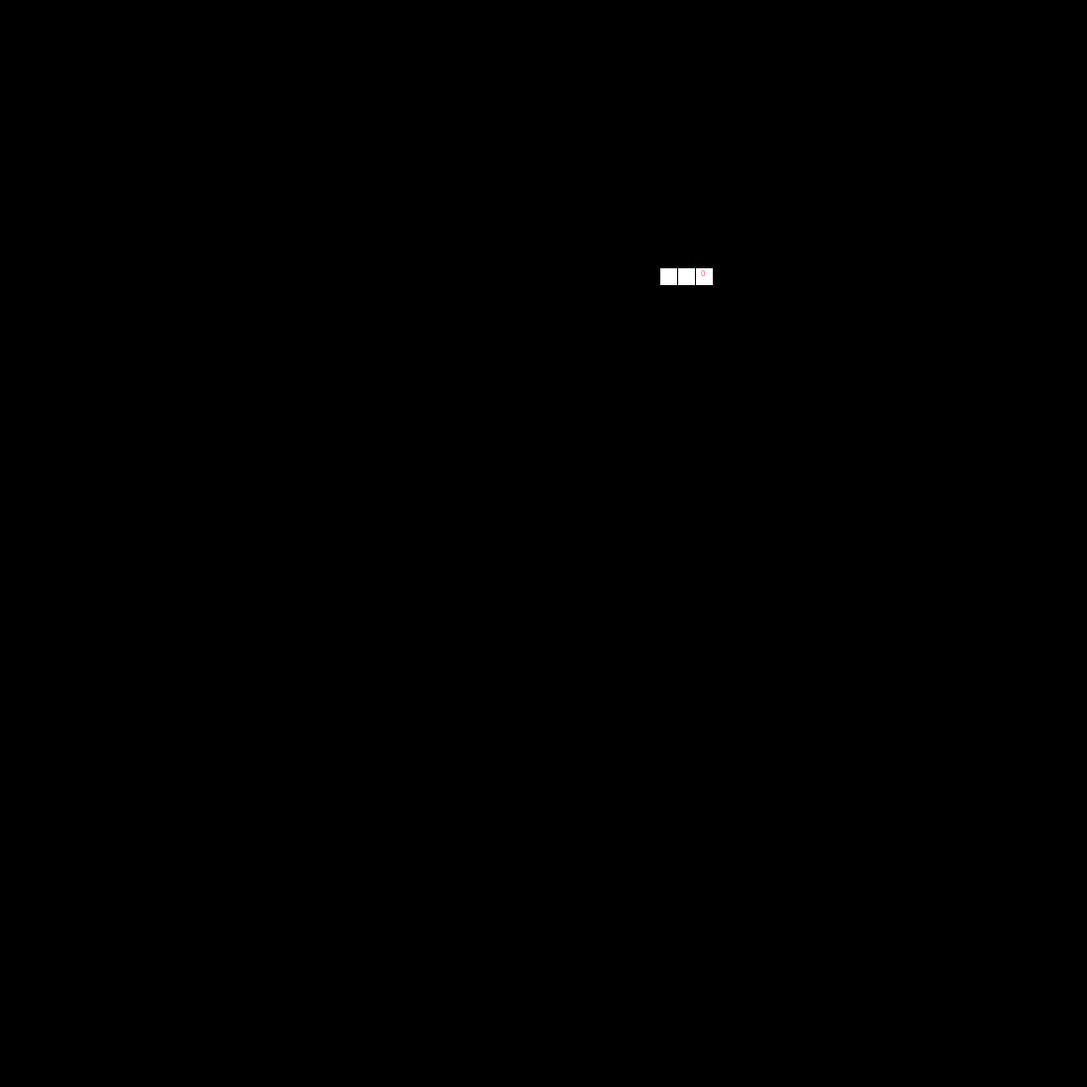
Frame 1 (no input)
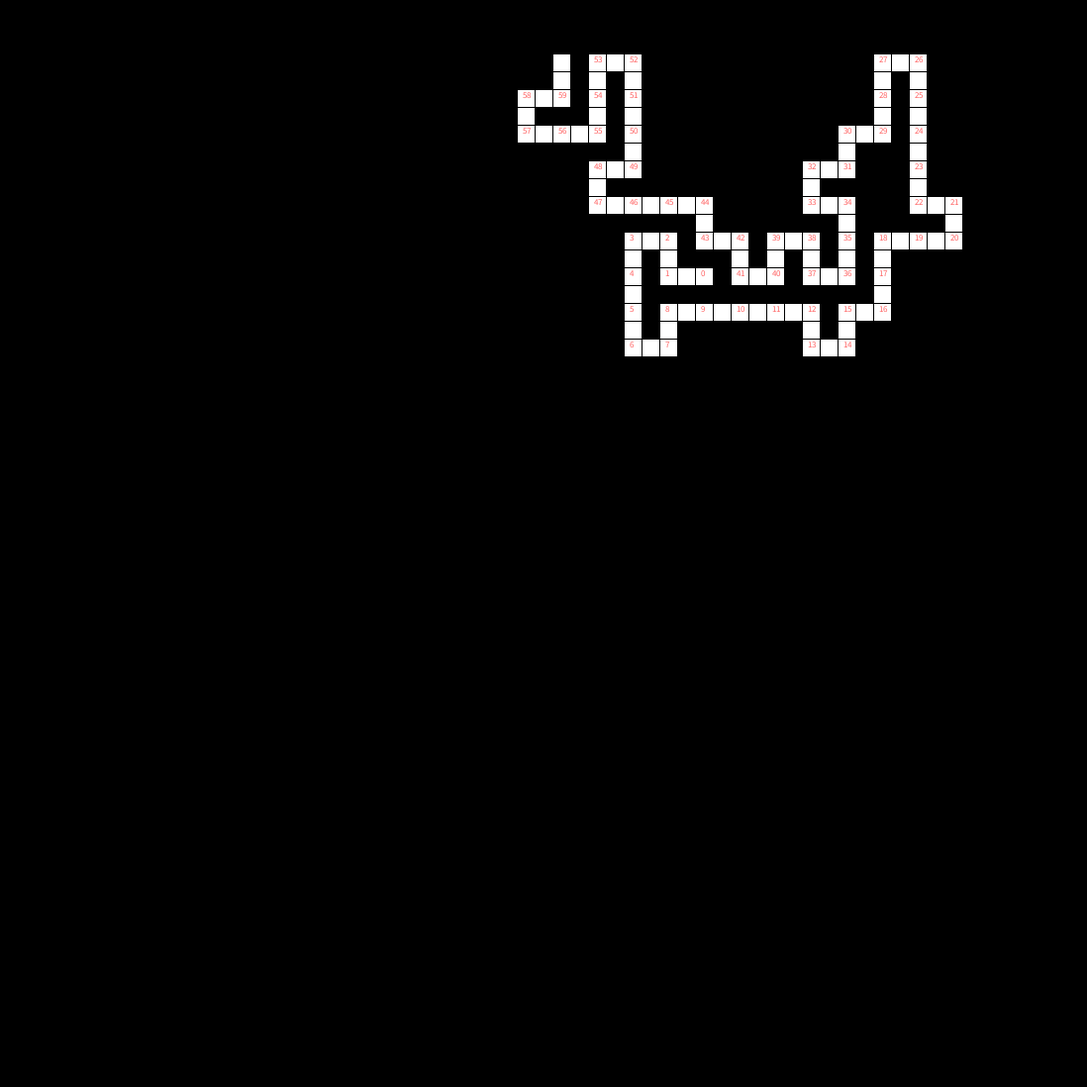
Frame 60 (the mouse pressed at the canvas centre just before this capture)
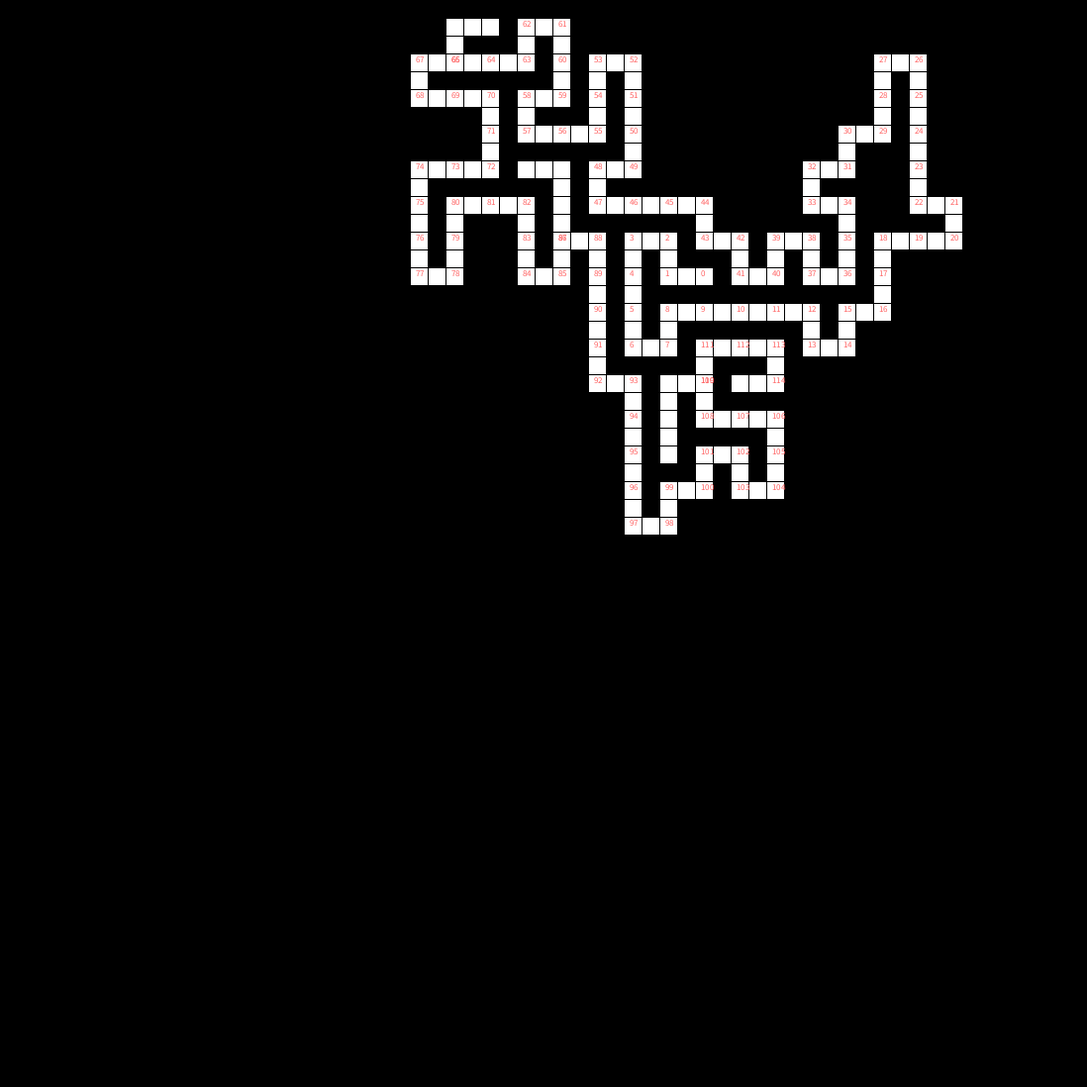
Frame 120 (the mouse held since frame 60 and released just before this capture)

The Processing sketch that drew these frames (run headless with seeded random() and noise(); from frame 60 on, the mouse is pressed at the canvas centre):

// Processing sketch: meiro
// ── meiro.pde
int len = 61;//21×21

boolean[][] road = new boolean[len][len];
Position p;
ArrayList<Position> b = new ArrayList<Position>();
float bs = 1100/len;
int s = int(bs*len);
void settings(){
  size(s,s);
}
void setup() {
  for (int i = 0; i<len; i++) {
    for (int j = 0; j<len; j++) {
      road[i][j] = false;
    }
  }
  p = new Position(OddIntRandom(0, len), OddIntRandom(0, len));
  road[p.x][p.y] = true;
  frameRate(90);
}

void draw() {
  background(0);
  do {

    dig();

    if (!p.success&&b.size() == 1) {
      noLoop();
      noStroke();
      for (int i = 0; i<len; i++) {
        for (int j = 0; j<len; j++) {
          fill(200,160,80);
          if (!road[i][j])rect(i*bs, j*bs, bs, bs);
          fill(255);
        }
      }
      println(bs);
      break;
    }
  } while (!p.success);
  for (int i = 0; i<len; i++) {
    for (int j = 0; j<len; j++) {
      if (road[i][j])rect(i*bs, j*bs, bs, bs);
    }
  }
  fill(255, 100, 100);
  textSize(bs/2);
  for (int i = 0; i<b.size(); i++) {
    text(i, bs*b.get(i).x+bs/3, bs*b.get(i).y+bs/2);
  }
  fill(255);
}

// ── Functions.pde
int OddIntRandom(int min, int max) {
  int num = int(random(min, max));
  while (num%2 == 0) {
    num = int(random(min, max));
  }
  return num;
}

void way(int n) {
  switch(n) {
  case 0:
    p.up();
    if (!p.success)p.right();
    if (!p.success)p.down();
    if (!p.success)p.left();
    break;
  case 1:
    p.right();
    if (!p.success)p.down();
    if (!p.success)p.left();
    if (!p.success)p.up();
    break;
  case 2:
    p.down();
    if (!p.success)p.left();
    if (!p.success)p.up();
    if (!p.success)p.right();
    break;
  case 3:
    p.left();
    if (!p.success)p.up();
    if (!p.success)p.right();
    if (!p.success)p.down();
    break;
  }
}

void dig() {

  way(int(random(0, 3.9)));

  if (!p.success) {
    if (b.size()!=1) {
      b.remove(b.size()-1);
      p.x = b.get(b.size()-1).x;
      p.y = b.get(b.size()-1).y;
    }
    println(b.size());
  }
}

// ── Position.pde
class Position {
    int x, y;
    boolean success = false;
    Position(int _x, int _y) {
      x = _x;
      y = _y;
    }

    int x() {
      return x;
    }
    int y() {
      return y;
    }

    void up() {
      success = false;
      if (y<3)return ;
      if (road[x][y-2])return ;
      b.add(new Position(this.x,this.y));
      road[x][y-1] = true;
      road[x][y-2] = true;
      y -= 2;
      success = true;
    }
    void right() {
      success = false;
      if (x>len-3)return ;
      if (road[x+2][y])return ;
      b.add(new Position(this.x,this.y));
      road[x+1][y] = true;
      road[x+2][y] = true;
      x += 2;
      success = true;
    }
    void down() {
      success = false;
      if (y>len-3)return ;
      if (road[x][y+2])return ;
      b.add(new Position(this.x,this.y));
      road[x][y+1] = true;
      road[x][y+2] = true;
      y += 2;
      success = true;
    }
    void left() {
      success = false;
      if (x<3)return ;
      if (road[x-2][y])return ;
      b.add(new Position(this.x,this.y));
      road[x-1][y] = true;
      road[x-2][y] = true;
      x -= 2;
      success = true;
    }
  }
